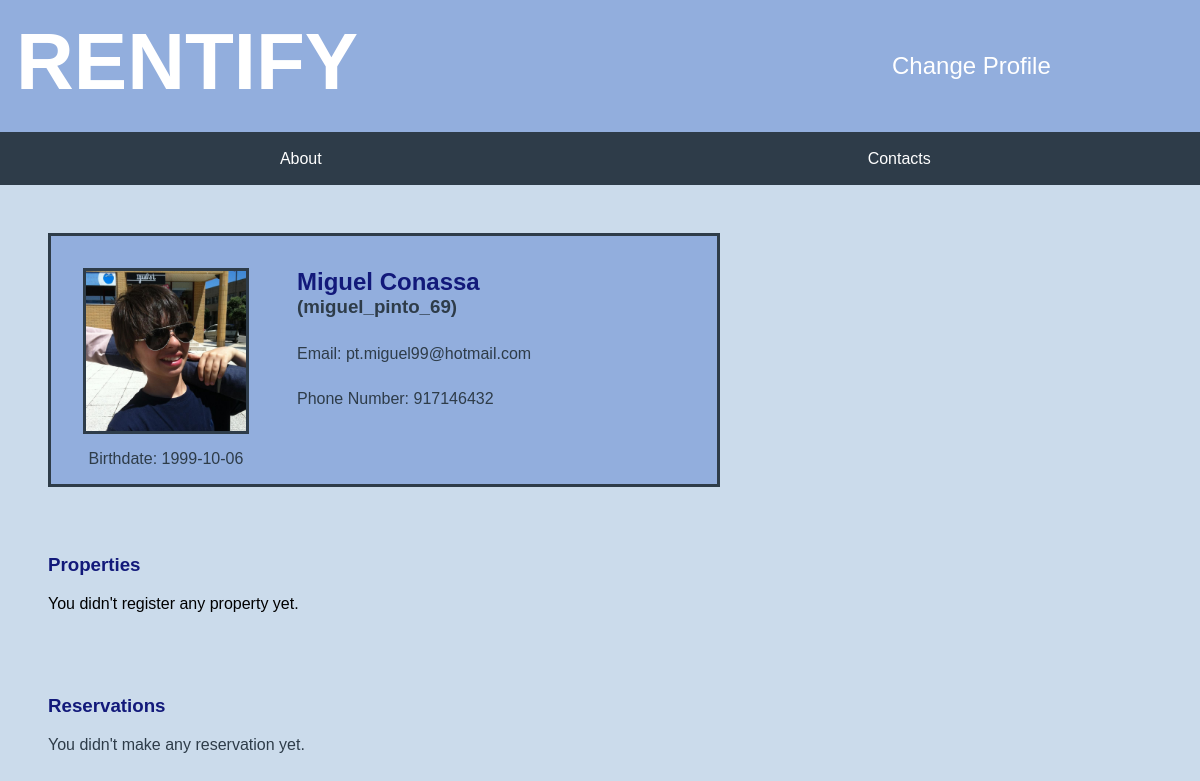
The page /pages/user.php (signed in) on the database its author committed.
### tables this page shows
CREATE TABLE User(
    username TEXT UNIQUE PRIMARY KEY,
    full_name TEXT NOT NULL,
    birthdate DATE NOT NULL,
    phone INTEGER NOT NULL,
    email TEXT NOT NULL,
    password_hash INTEGER NOT NULL
, image_name TEXT NOT NULL DEFAULT 'user_placeholder.jpg');

### database/user.php (called while the page is built, shortened)
<?php
  include_once "../database/connection.php";
  function getUserInfo($username, $password){
    global $db;
    $stmt = $db->prepare('SELECT * FROM User WHERE username = ? AND password_hash = ?');
    $stmt->execute(array($username, $password));
    return $stmt->fetch();
  }
  function getUserPassword($username){
    global $db;
    $stmt = $db->prepare('
        SELECT password_hash as password
        FROM User
        WHERE username = ?
    ');
    $stmt->execute(array($username));
    return $stmt->fetch();
  }
?>

### database/property.php (called while the page is built, shortened)
<?php
    include_once "../database/connection.php";
    function getUserProperties($username){
        global $db;
        $stmt = $db->prepare('
            SELECT Property.id as id
            FROM Property
            WHERE owner_username = ?
        ');
        $stmt->execute(array($username));
        return $stmt->fetchAll();
    }
?>

### database/reservations.php (called while the page is built)
<?php
    include_once "../database/connection.php";
    function getUserReservations($username){
        global $db;
        $stmt = $db->prepare('SELECT * FROM Reservation WHERE tourist_username = ?');
        $stmt->execute(array($username));
        return $stmt->fetchAll();
    }
?>

### pages/user.php (the view, shortened to what this page needs)
<?php
    include_once "../includes/init.php";
    include_once "../database/property.php";
    include_once "../database/user.php";
    include_once "../database/reservations.php";
    include_once "../templates/tpl_common.php";
    $username = $_SESSION['username'];
    $password_hash = getUserPassword($username)['password'];
    $user_info = getUserInfo($username, $password_hash);
    $property_ids = getUserProperties($username);
    $reservations = getUserReservations($username);
?>
        <link href="../css/user_page.css" rel="stylesheet">
        <link href="../css/properties_list.css" rel="stylesheet">
        <link href="../css/profile.css" rel="stylesheet">
    </head>
    <body>
        <header>
            <h1><a href="index.php"> RENTIFY </a></h1>
            <div id="signup">
                <a id="change_profile" href="change_profile.php">Change Profile</a>
            </div>
        </header>
        <section id="user_info">
            <div id="fit_crop">
                <img src="../images/<?=$user_info['image_name']?>"/>
            </div>
            <div id="headers">
                <h2><?=$user_info['full_name']?></h2>
                <h3>(<?=$user_info['username']?>)</h3>
            </div>
            <p id="email">Email: <?=$user_info['email']?></p>
            <p id="phone">Phone Number: <?=$user_info['phone']?></p>
            <p id="birthdate">Birthdate: <?=$user_info['birthdate']?></p>
        </section>
        <section id="properties">
            <h3 id="properties_h">Properties</h3>
        <?php
        if(count($property_ids) == 0){
        ?>
            <p>You didn't register any property yet.</p>
        <?php
        }
        ?>
        </section>
        <section id="user_reservations">
            <h3>Reservations</h3>
        <?php
        if(count($reservations) == 0){
        ?>
            <p>You didn't make any reservation yet.</p>
        <?php
        }
        ?>
        </section>
    </body>
</html>

### css/layout.css (style rules this page uses)
body { background-color: rgb(203, 219, 235); margin: 0; display: grid; grid-template-rows: [header] auto [nav] auto [properties] 1fr [footer] auto [end]; }
body > header { display: grid; grid-template-columns: 6fr 2fr; height: 100px; }
body > header h1 { grid-column: 1; }
body > header #signup { grid-column: 2; align-self: center; }

### css/style.css (style rules this page uses)
body > header { background-color: #92aedd; color: white; padding: 1em; }
body > header h1 { margin: 0; }
body > header a { color: white; text-decoration: none; }
#signup a:first-child { border-right: 2px solid white; padding-right: 0.3em; }
header h1 { font-size: 5em; font-family: 'Trebuchet MS', Helvetica, sans-serif; }
header #signup { font-size: 1.5em; font-family: 'Trebuchet MS', Helvetica, sans-serif; }
body { font-family: 'Trebuchet MS', Helvetica, sans-serif; }

### css/user_page.css (style rules this page uses)
#signup #change_profile { border-right: 0; padding-right: 0; }
#user_info h2 { color: #12197a; }
#user_reservations { padding: 0em 3em 3em 3em; color: #2e3c49 }
#user_reservations h3 { color: #12197a; }

### css/properties_list.css (style rules this page uses)
#properties { padding: 0em 3em 3em 3em; }
#properties #properties_h { color: #12197a; }

### css/profile.css (style rules this page uses)
#user_info { display: grid; grid-template-columns: 0.4fr auto; grid-template-rows: auto; margin: 3em; margin-right: 40%; border: solid #2e3c49; background: #92aedd; }
#user_info #fit_crop { grid-column: 1; grid-row-start: 1; grid-row-end: 4; max-height: 160px; width: 160px; height: 160px; overflow: hidden; margin: 2em 2em 0em 2em; border: solid #2e3c49 }
#user_info img { width: 160px; }
#user_info #headers { margin-top: 16px; grid-column: 2; grid-row: 1; }
#user_info h2 { margin: 16px 0px 0px 16px; }
#user_info h3 { margin: 0px 0px 0px 16px; color: #2e3c49; }
#user_info #email { grid-column: 2; grid-row: 2; margin: 0px 0px 0px 16px; color: #2e3c49; }
#user_info #phone { grid-column: 2; grid-row: 3; margin: 0px 0px 0px 16px; color: #2e3c49; }
#user_info #birthdate { grid-column: 1; grid-row: 4; text-align: center; color: #2e3c49; }

### rows shown on the page
user: image_name (picture), full_name "Miguel Conassa", username "miguel_pinto_69", email "pt.miguel99@hotmail.com", phone "917146432", birthdate "1999-10-06"
